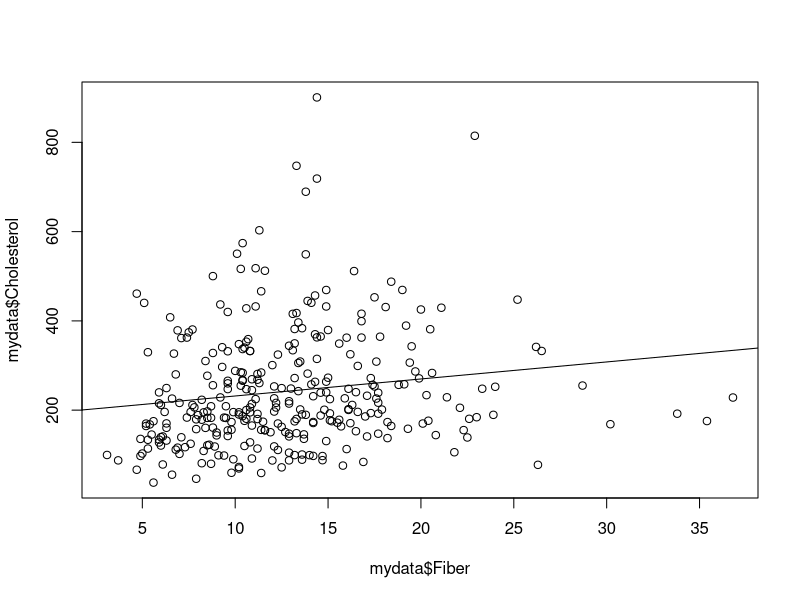
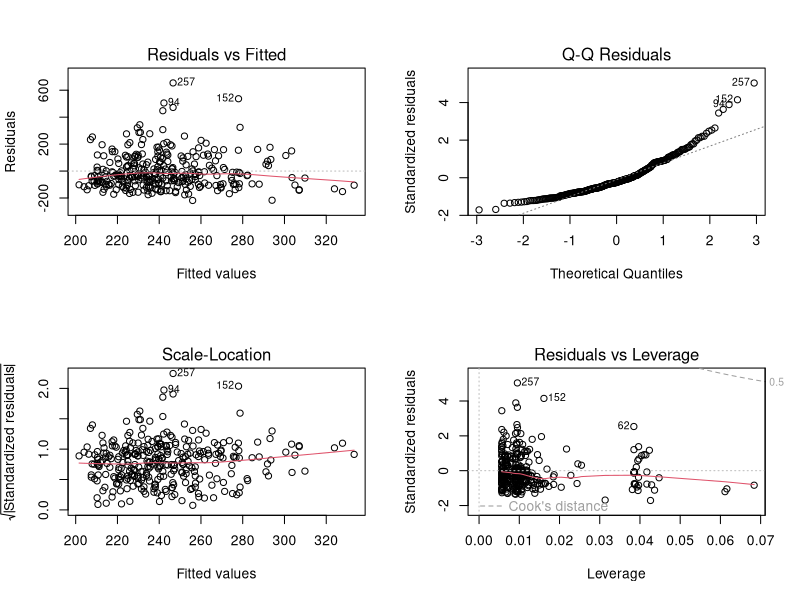
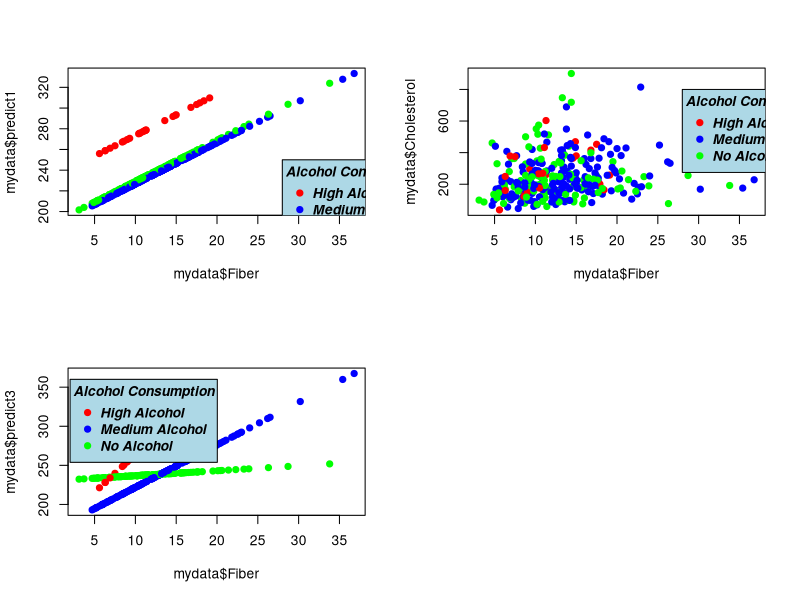
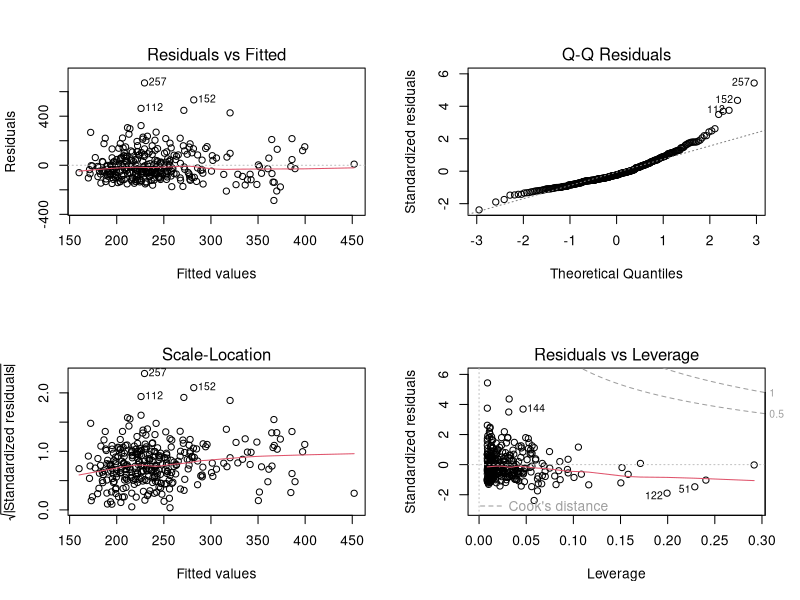
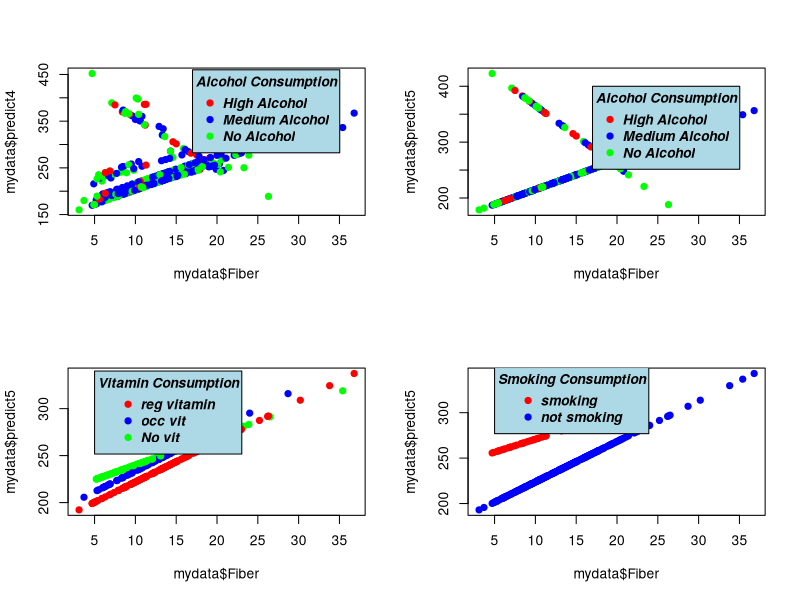
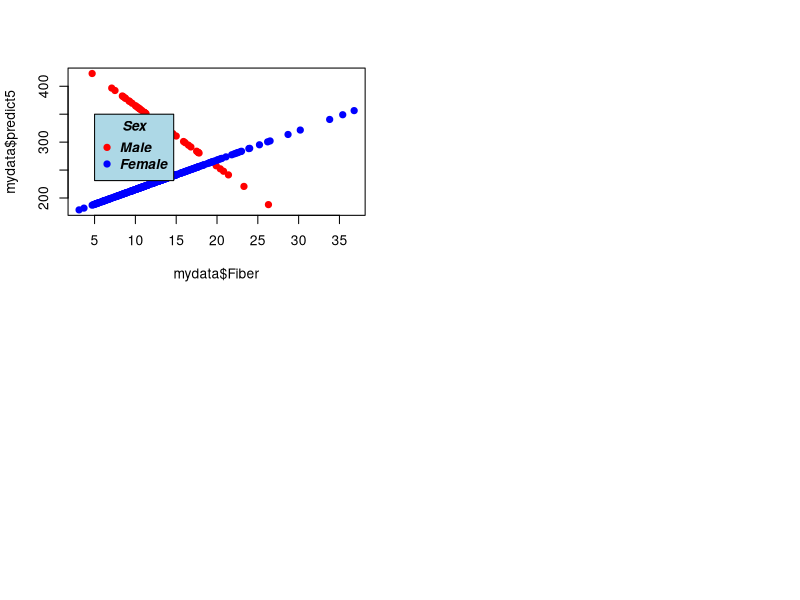

Write the R code that produced these figures, in order.
## ---- chunk 1
knitr::opts_chunk$set(echo = TRUE)
## ---- chunk 2
mydata <- read.csv(file="NutritionStudy.csv",head=TRUE,sep=",")
mydata$Alcohol
## ---- chunk 3

model1=lm(mydata$Cholesterol~mydata$Fiber)
model1
summary(model1)
cor(mydata$Fiber,mydata$Cholesterol)
plot(mydata$Fiber, mydata$Cholesterol)
abline(model1)
## ---- chunk 4
mydata$AlcoholHi[mydata$Alcohol >= 10] <- 1
mydata$AlcoholNone[mydata$Alcohol == 0] <- 1
mydata$AlcoholMid[mydata$Alcohol > 0 & mydata$Alcohol < 10] <- 1
mydata[is.na(mydata)] <- 0
mydata
## ---- chunk 5
par(mfrow=c(2,2))
model2=lm(mydata$Cholesterol~mydata$Fiber+mydata$AlcoholHi+mydata$AlcoholMid)
model2
summary(model2)
plot(model2)
## ---- chunk 6
mydata$predict1=predict(model2)

mydata$color[mydata$AlcoholHi==1]="red"
mydata$color[mydata$AlcoholMid==1]="blue"
mydata$color[mydata$AlcoholNone==1]="green"
plot(mydata$Fiber,mydata$predict1, col=mydata$color,pch=19)
legend(28, 250, legend=c("High Alcohol", "Medium Alcohol", "No Alcohol"),
       col=c("red", "blue","green"),pch=19,
       title="Alcohol Consumption", text.font=4, bg='lightblue')
## ---- chunk 7
plot(mydata$Fiber,mydata$Cholesterol, col=mydata$color,pch=19)
legend(28, 800, legend=c("High Alcohol", "Medium Alcohol", "No Alcohol"),
       col=c("red", "blue","green"),pch=19,
       title="Alcohol Consumption", text.font=4, bg='lightblue')
## ---- chunk 8
mydata$FiberHiAlc=mydata$Fiber*mydata$AlcoholHi
mydata$FiberMidAlc=mydata$Fiber*mydata$AlcoholMid
mydata$FiberNoAlc=mydata$Fiber*mydata$AlcoholNone
model3=lm(mydata$Cholesterol~mydata$Fiber+mydata$AlcoholHi+mydata$AlcoholMid+mydata$FiberHiAlc+mydata$FiberMidAlc)
model3
mydata$predict3=predict(model3)
plot(mydata$Fiber,mydata$predict3, col=mydata$color, pch=19)
legend(2, 360, legend=c("High Alcohol", "Medium Alcohol", "No Alcohol"),
       col=c("red", "blue","green"),pch=19,
       title="Alcohol Consumption", text.font=4, bg='lightblue')
## ---- chunk 9
model2
summary(model3)
anova(model3)

## ---- chunk 10
anova(model2,model3)
## ---- chunk 11
mydata$Male[mydata$Gender == 'Male'] <- 1
mydata$Male[mydata$Gender == 'Female'] <- 0

mydata$SmokeBin[mydata$Smoke == 'Yes'] <- 1
mydata$SmokeBin[mydata$Smoke == 'No'] <- 0

mydata$VitaminUseReg[mydata$VitaminUse == "Regular"] <- 1
mydata$VitaminUseOcc[mydata$VitaminUse == "Occasional"] <- 1
mydata$VitaminUseNo[mydata$VitaminUse == "No"] <- 1
mydata[is.na(mydata)] <- 0
mydata
## ---- chunk 12
model4=lm(mydata$Cholesterol~mydata$Fiber+mydata$Fiber*mydata$Male +mydata$Fiber*mydata$SmokeBin+mydata$Fiber*mydata$VitaminUseReg+mydata$Fiber*mydata$VitaminUseOcc)
model4
summary(model4)
anova(model4)
par(mfrow=c(2,2))
plot(model4)
## ---- chunk 13
mydata$predict4=predict(model4)
plot(mydata$Fiber,mydata$predict4, col=mydata$color, pch=19)
legend(17, 460, legend=c("High Alcohol", "Medium Alcohol", "No Alcohol"),
       col=c("red", "blue","green"),pch=19,
       title="Alcohol Consumption", text.font=4, bg='lightblue')
## ---- chunk 14
model5=lm(mydata$Cholesterol~mydata$Fiber*mydata$Male)
mydata$predict5=predict(model5)
plot(mydata$Fiber,mydata$predict5, col=mydata$color, pch=19)
legend(17, 400, legend=c("High Alcohol", "Medium Alcohol", "No Alcohol"),
       col=c("red", "blue","green"),pch=19,
       title="Alcohol Consumption", text.font=4, bg='lightblue')
## ---- chunk 15
model5=lm(mydata$Cholesterol~mydata$Fiber*mydata$VitaminUseReg+mydata$Fiber*mydata$VitaminUseOcc)
mydata$predict5=predict(model5)
mydata$color2[mydata$VitaminUseReg==1]="red"
mydata$color2[mydata$VitaminUseOcc==1]="blue"
mydata$color2[mydata$VitaminUseNo==1]="green"
plot(mydata$Fiber,mydata$predict5, col=mydata$color2, pch=19)
legend(5, 340, legend=c("reg vitamin", "occ vit", "No vit"),
       col=c("red", "blue","green"),pch=19,
       title="Vitamin Consumption", text.font=4, bg='lightblue')

## ---- chunk 16
model5
summary(model5)
anova(model5)
## ---- chunk 17
model5=lm(mydata$Cholesterol~mydata$Fiber*mydata$SmokeBin)
mydata$predict5=predict(model5)
mydata$color2[mydata$SmokeBin==1]="red"
mydata$color2[mydata$SmokeBin==0]="blue"
plot(mydata$Fiber,mydata$predict5, col=mydata$color2, pch=19)
legend(5, 350, legend=c("smoking",'not smoking'),
       col=c("red", "blue"),pch=19,
       title="Smoking Consumption", text.font=4, bg='lightblue')
## ---- chunk 18
model5
summary(model5)
anova(model5)
## ---- chunk 19
model5=lm(mydata$Cholesterol~mydata$Fiber*mydata$Male)
mydata$predict5=predict(model5)
mydata$color2[mydata$Male==1]="red"
mydata$color2[mydata$Male==0]="blue"
plot(mydata$Fiber,mydata$predict5, col=mydata$color2, pch=19)
legend(5, 350, legend=c("Male",'Female'),
       col=c("red", "blue"),pch=19,
       title="Sex", text.font=4, bg='lightblue')
## ---- chunk 20
model5
summary(model5)
anova(model5)
